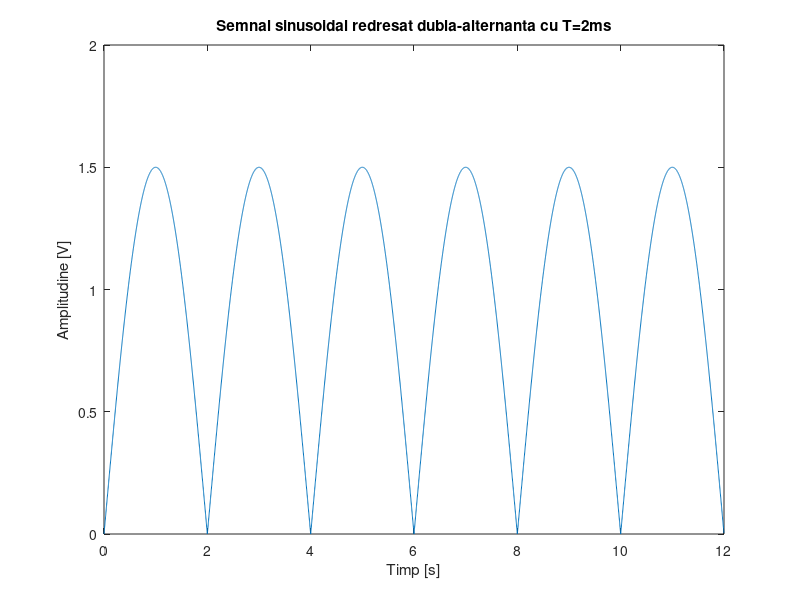
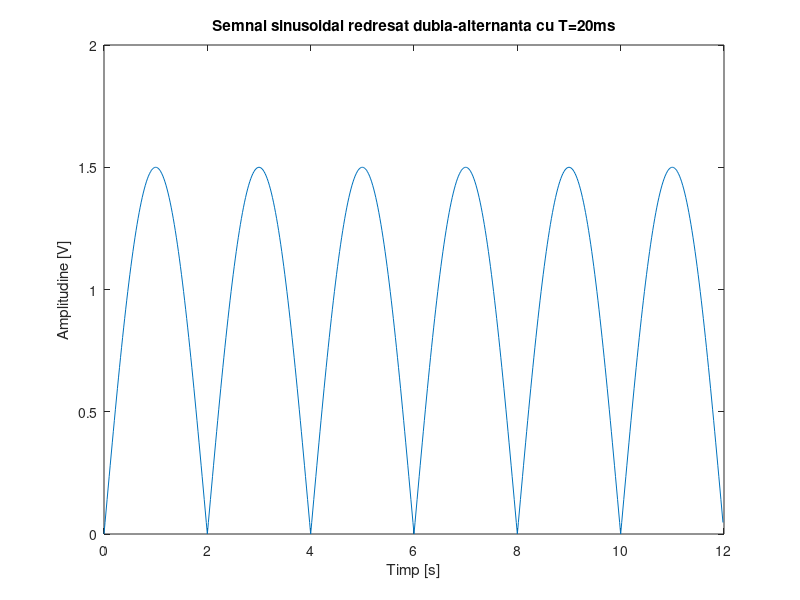
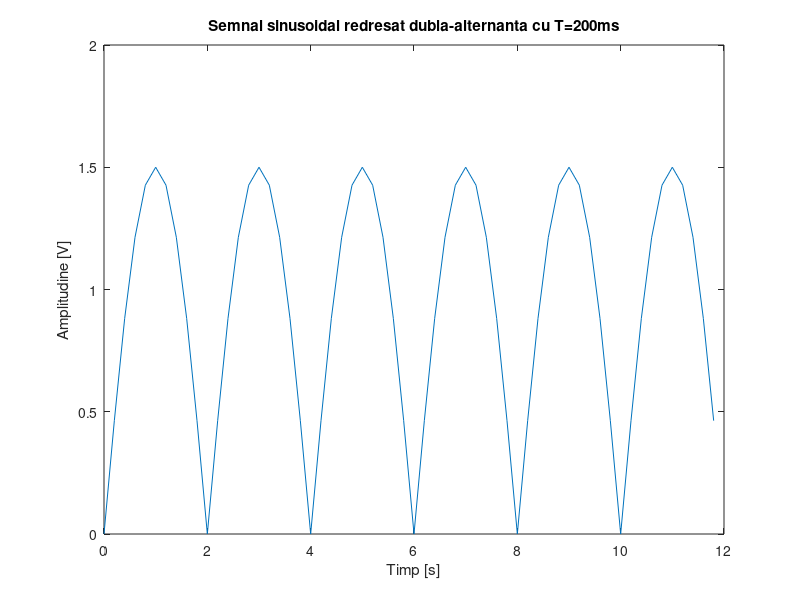

These figures' MATLAB source, in order:
T_2ms = 0.002;
T_20ms = 0.02;
T_200ms = 0.2;
T = 4; 

t2 = 0:T_2ms:3*T-T_2ms;
x2 = sin(t2(t2<T)*2*pi/T);
x2 = x2 * 1.5;
x2(x2<0)=x2(x2<0)*-1; 
x2 =[x2,x2,x2]; 

figure();
plot(t2,x2);
title('Semnal sinusoidal redresat dubla-alternanta cu T=2ms');
xlabel('Timp [s]');
ylabel('Amplitudine [V]')

t20 = 0:T_20ms:3*T-T_20ms;
x20 = sin(t20(t20<T)*2*pi/T);
x20 = x20 * 1.5;
x20(x20<0)=x20(x20<0)*-1;
x20 =[x20,x20,x20];

figure();
plot(t20,x20);
title('Semnal sinusoidal redresat dubla-alternanta cu T=20ms');
xlabel('Timp [s]');
ylabel('Amplitudine [V]')

t200 = 0:T_200ms:3*T-T_200ms;
x200 = sin(t200(t200<T)*2*pi/T);
x200 = x200 * 1.5;
x200(x200<0)=x200(x200<0)*-1;
x200 =[x200,x200,x200];

figure()
plot(t200,x200);
title('Semnal sinusoidal redresat dubla-alternanta cu T=200ms');
xlabel('Timp [s]');
ylabel('Amplitudine [V]')






